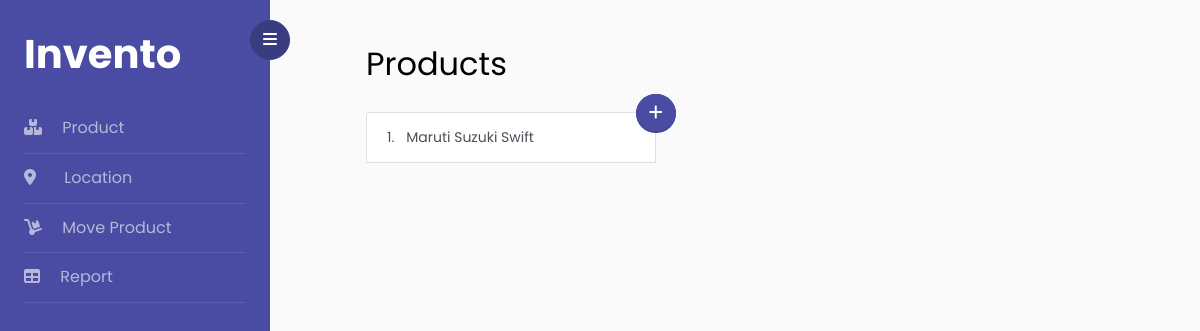
/product, run on an earlier commit of the app's database.
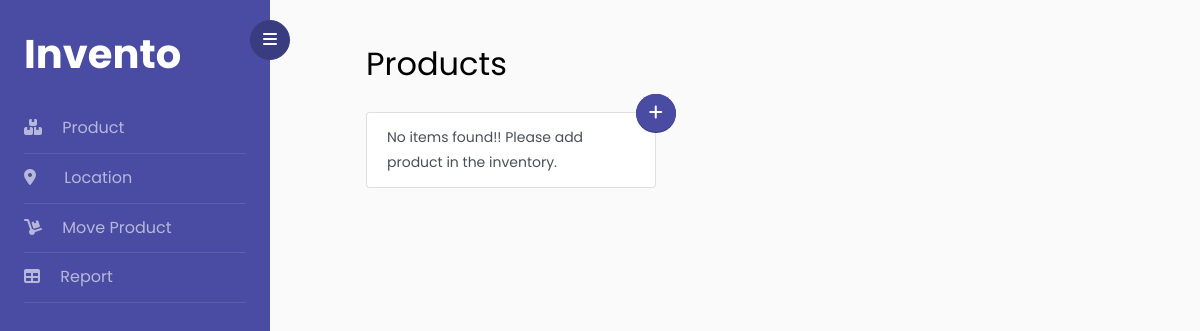
And on a later commit of the database.
### inventory/models.py (models this page shows, shortened)
class Product(db.Model):
    product_id = db.Column(db.Integer, primary_key=True)
    product_name = db.Column(db.String(20), unique=True, nullable=False)

### inventory/main/routes.py (the view)
@main.route("/")
@main.route("/product")
def product():
    products = Product.query.order_by(Product.product_name).all()
    return render_template('product.html', title='Product',products=products)

### inventory/templates/product.html (shortened to what this page needs)
{% extends "layout.html" %}
{% block content %}
    {% if title=='Product' %}
        <div class="container px-5 py-3">
            <h2 class="mb-4">{{ title }}s</h2>
            <div class="row">
                <div class="col-md-5">
                    <ul class="list-group">
                        {% if products %}
                            {% for product in products %}
                                <li class="list-group-item list-group-item-action l">
                                    <span>{{ loop.index }}.</span>
                                    <span class="pl-2">{{ product.product_name }}</span>
                                </li>
                            {% endfor %}
                        {% else %}
                            <li class="list-group-item list-group-item-action">No items found!! Please add product in the inventory.</li>
                        {% endif %}
                    </ul>
                </div>
                <div class="add">
                    <button type="button" id="sidebarCollapse" class="add-button btn btn-primary">
                        <a href="{{ url_for('products.new_product') }}"><i class="fas fa-plus"></i></a>
                    </button><a class="b" href="{{ url_for('products.new_product') }}"><i>Add Product</i></a>
                </div>
            </div>
        </div>
    {% endif %}
{% endblock content %}

What changed in the data, as far as the page shows it:
removed Product: product_name "Maruti Suzuki Swift"
Also different on the page:
text now shown: "No items found!! Please add product in the inventory."
